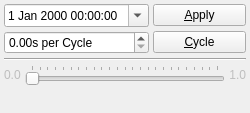
<?xml version="1.0" encoding="UTF-8"?>
<ui version="4.0">
 <class>DateTimeWidget</class>
 <widget class="QWidget" name="DateTimeWidget">
  <property name="geometry">
   <rect>
    <x>0</x>
    <y>0</y>
    <width>250</width>
    <height>113</height>
   </rect>
  </property>
  <property name="windowTitle">
   <string>Form</string>
  </property>
  <layout class="QGridLayout" name="gridLayout">
   <property name="margin">
    <number>4</number>
   </property>
   <property name="spacing">
    <number>4</number>
   </property>
   <item row="3" column="0" colspan="2">
    <layout class="QHBoxLayout" name="horizontalLayout">
     <property name="spacing">
      <number>4</number>
     </property>
     <item>
      <widget class="QLabel" name="label00">
       <property name="enabled">
        <bool>false</bool>
       </property>
       <property name="text">
        <string>0.0</string>
       </property>
      </widget>
     </item>
     <item>
      <widget class="QSlider" name="timeSlider">
       <property name="maximum">
        <number>1440</number>
       </property>
       <property name="pageStep">
        <number>15</number>
       </property>
       <property name="tracking">
        <bool>true</bool>
       </property>
       <property name="orientation">
        <enum>Qt::Horizontal</enum>
       </property>
       <property name="tickPosition">
        <enum>QSlider::TicksAbove</enum>
       </property>
       <property name="tickInterval">
        <number>60</number>
       </property>
      </widget>
     </item>
     <item>
      <widget class="QLabel" name="label10">
       <property name="enabled">
        <bool>false</bool>
       </property>
       <property name="text">
        <string>1.0</string>
       </property>
       <property name="alignment">
        <set>Qt::AlignRight|Qt::AlignTrailing|Qt::AlignVCenter</set>
       </property>
      </widget>
     </item>
    </layout>
   </item>
   <item row="2" column="0" colspan="2">
    <widget class="Line" name="line">
     <property name="orientation">
      <enum>Qt::Horizontal</enum>
     </property>
    </widget>
   </item>
   <item row="1" column="1">
    <widget class="QPushButton" name="cyclePushButton">
     <property name="text">
      <string>&amp;Cycle</string>
     </property>
     <property name="checkable">
      <bool>true</bool>
     </property>
    </widget>
   </item>
   <item row="1" column="0">
    <widget class="QDoubleSpinBox" name="secondsPerCycleDoubleSpinBox">
     <property name="accelerated">
      <bool>true</bool>
     </property>
     <property name="suffix">
      <string>s per Cycle</string>
     </property>
     <property name="maximum">
      <double>86400.000000000000000</double>
     </property>
    </widget>
   </item>
   <item row="0" column="1">
    <widget class="QPushButton" name="applyPushButton">
     <property name="text">
      <string>&amp;Apply</string>
     </property>
     <property name="checkable">
      <bool>false</bool>
     </property>
    </widget>
   </item>
   <item row="0" column="0">
    <widget class="QDateTimeEdit" name="dateTimeEdit">
     <property name="calendarPopup">
      <bool>true</bool>
     </property>
    </widget>
   </item>
   <item row="4" column="0" colspan="2">
    <spacer name="verticalSpacer">
     <property name="orientation">
      <enum>Qt::Vertical</enum>
     </property>
     <property name="sizeHint" stdset="0">
      <size>
       <width>20</width>
       <height>40</height>
      </size>
     </property>
    </spacer>
   </item>
  </layout>
 </widget>
 <resources/>
 <connections/>
</ui>
